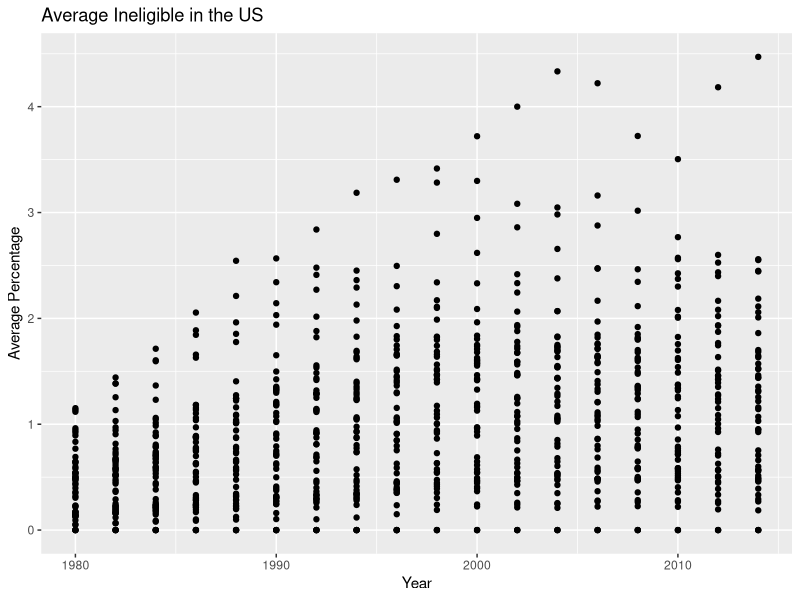
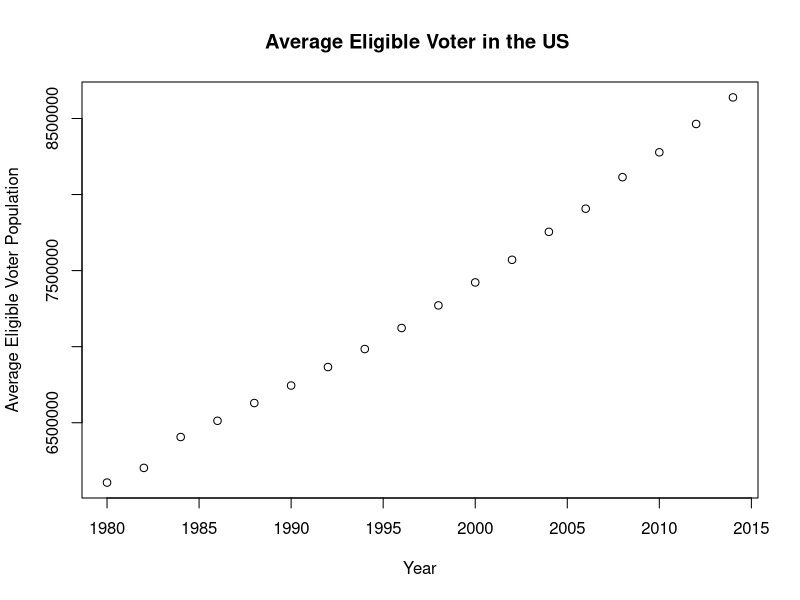
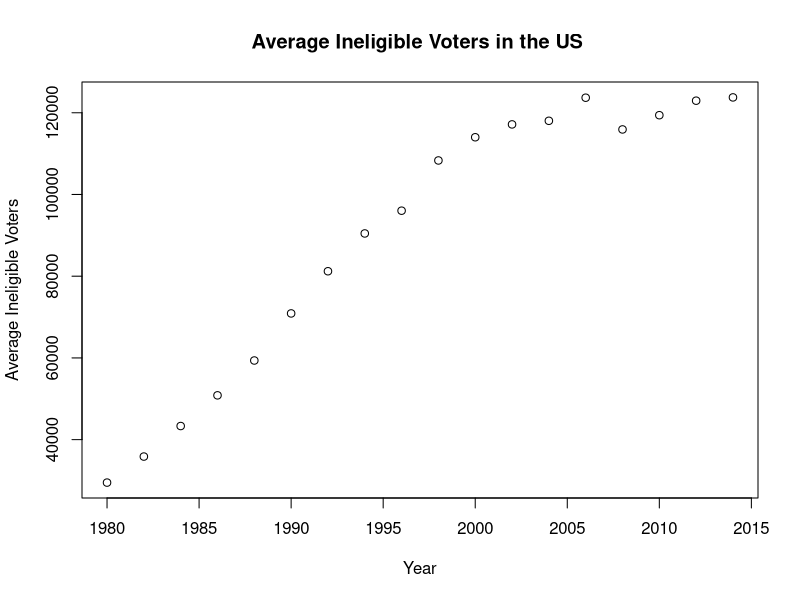
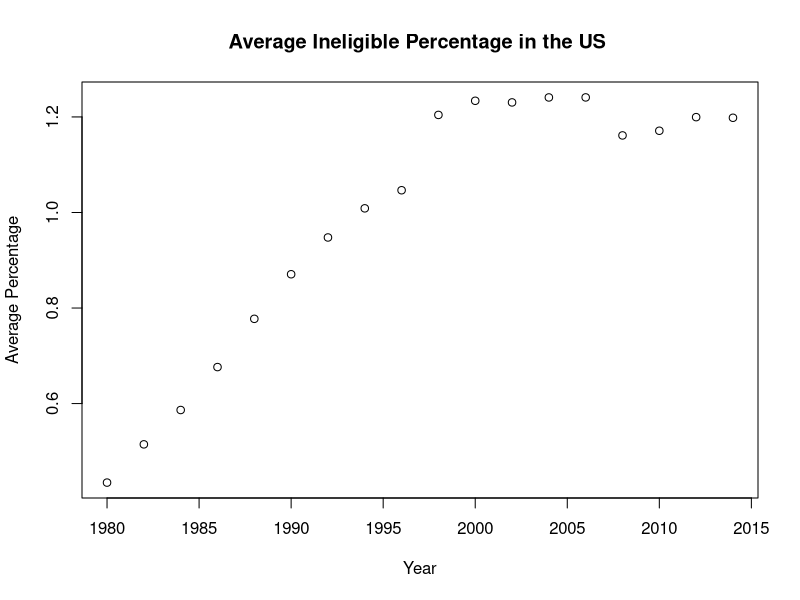

R code for these plots, in order: (Note: this script raises an error after producing the figures.)
##Final Project
##Andrea Gil-Lopez

data <- read.csv("voting-ineligibility-since-1980.csv")
data$Total_Ineligible_Felon
nrow(data)

allowed <- subset(data, Total_Ineligible_Felon == 0)
range(allowed$Year)
statesallowed <- length(allowed)

for(i in 1:length(allowed)){
  statesallowed[i] <- allowed$State[i]
}
statesallowed ##states that have always allow felons to vote only 2 states and DC
#from 2000 to 2014 before 2000 included Mass.and Utah (1996)

year1980 <- subset(data, Year == 1980 )
year2014 <- subset(data, Year == 2014)
mean(year1980$Total_Ineligible_Felon)
mean(year2014$Total_Ineligible_Felon)

mean(year1980$Percent.Ineligible.Because.of.Felony.Charges)
mean(year2014$Percent.Ineligible.Because.of.Felony.Charges)



library(ggplot2)
ggplot(data, aes(x = Year, y = Percent.Ineligible.Because.of.Felony.Charges, na.rn = T)) + geom_point() +
  ggtitle("Average Ineligible in the US ") +
  xlab("Year")+
  ylab("Average Percentage") +
  theme(legend.position="bottom")


year <- c(1980:2014)
avg <- length(year)
result <- rep(NA, length(year))

for(i in 1:length(year)){
  avg <- subset(data, Year == year[i])
  result[i] <- mean(avg$Voting.Eligible.Population)
}
range(result, na.rm = T)

plot( y = result, x = year, na.rm = T,
 main = "Average Eligible Voter in the US ",
  xlab = "Year",
  ylab = "Average Eligible Voter Population")
#################

avg2 <- length(year)
result2 <- rep(NA, length(year))

for(i in 1:length(year)){
  avg2 <- subset(data, Year == year[i])
  result2[i] <- mean(avg2$Total_Ineligible_Felon)
}
range(result2, na.rm = T)

plot(y = result2, x = year, na.rm = T,
      main = "Average Ineligible Voters in the US ",
      xlab = "Year",
      ylab = "Average Ineligible Voters")
##################

avg3 <- length(year)
result3 <- rep(NA, length(year))

for(i in 1:length(year)){
  avg3 <- subset(data, Year == year[i])
  result3[i] <- mean(avg3$Percent.Ineligible.Because.of.Felony.Charges)
}
range(result3, na.rm = T)
plot(y = result3, x = year, na.rm = T,
     main = "Average Ineligible Percentage in the US ",
     xlab = "Year",
     ylab = "Average Percentage")
##################
library(reshape2)
library(dbplyr)

total <- data.frame(year,result,result2)
#names(total)
names(total)[2] <- "Eligible"
names(total)[3] <- "Ineligible"
total <- na.omit(total)
total2<- melt(total, id.vars = 'year')

ggplot(total, aes(year)) +  
  geom_line(aes(y = result), color = "black") +
  geom_line(aes(y = result2), color = "red") +
  ggtitle("Average US Population for Voting Ineligible") +
  xlab("Year")+
  ylab("Amount of Population") +
  theme(legend.position="bottom")

ggplot(total2, aes(x=year, y=value, fill=variable)) + ggtitle("Average US Population Voters") +
  xlab("Year")+ ylab("Amount of Population") +
  geom_bar(stat='identity', position='dodge')
